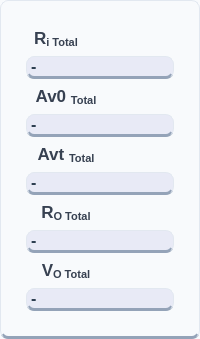
        <widget class="QFrame" name="frameTotals">
         <property name="sizePolicy">
          <sizepolicy hsizetype="Preferred" vsizetype="Preferred">
           <horstretch>0</horstretch>
           <verstretch>0</verstretch>
          </sizepolicy>
         </property>
         <property name="minimumSize">
          <size>
           <width>120</width>
           <height>80</height>
          </size>
         </property>
         <property name="maximumSize">
          <size>
           <width>16777215</width>
           <height>16777215</height>
          </size>
         </property>
         <property name="styleSheet">
          <string notr="true">background-color: #f8fafc;
color: #334155;
border-radius: 8px;
border: 1px solid #e2e8f0;
border-bottom: 3px solid #94a3b8;
font-family: 'Inter', sans-serif;</string>
         </property>
         <property name="frameShape">
          <enum>QFrame::Shape::StyledPanel</enum>
         </property>
         <layout class="QVBoxLayout" name="verticalLayout_16">
          <property name="spacing">
           <number>5</number>
          </property>
          <property name="leftMargin">
           <number>25</number>
          </property>
          <property name="topMargin">
           <number>25</number>
          </property>
          <property name="rightMargin">
           <number>25</number>
          </property>
          <property name="bottomMargin">
           <number>25</number>
          </property>
          <item>
           <widget class="QLabel" name="labelIconRiTotal">
            <property name="sizePolicy">
             <sizepolicy hsizetype="Expanding" vsizetype="Fixed">
              <horstretch>0</horstretch>
              <verstretch>0</verstretch>
             </sizepolicy>
            </property>
            <property name="minimumSize">
             <size>
              <width>40</width>
              <height>25</height>
             </size>
            </property>
            <property name="maximumSize">
             <size>
              <width>60</width>
              <height>50</height>
             </size>
            </property>
            <property name="styleSheet">
             <string notr="true">QLabel {
    color: #374151;             /* The dark charcoal text from Image 1 */
    font-family: &quot;Rockwell&quot;;    /* The serif font from Image 1 */
    font-size: 13pt;
    font-weight: bold;
    background: transparent;    /* Crucial for the Image 2 flat look */
    border: none;
}</string>
            </property>
            <property name="text">
             <string>&lt;html&gt;&lt;head/&gt;&lt;body&gt;&lt;p&gt;R&lt;span style=&quot; vertical-align:sub;&quot;&gt;i Total&lt;/span&gt;&lt;/p&gt;&lt;/body&gt;&lt;/html&gt;</string>
            </property>
            <property name="alignment">
             <set>Qt::AlignmentFlag::AlignCenter</set>
            </property>
           </widget>
          </item>
          <item>
           <widget class="QLabel" name="labelOutputRiTotal">
            <property name="sizePolicy">
             <sizepolicy hsizetype="Preferred" vsizetype="Fixed">
              <horstretch>0</horstretch>
              <verstretch>0</verstretch>
             </sizepolicy>
            </property>
            <property name="minimumSize">
             <size>
              <width>100</width>
              <height>20</height>
             </size>
            </property>
            <property name="cursor">
             <cursorShape>IBeamCursor</cursorShape>
            </property>
            <property name="mouseTracking">
             <bool>false</bool>
            </property>
            <property name="styleSheet">
             <string notr="true">font-size: 16px; font-weight: bold; color: #2c3e50; background: #e8eaf6;

</string>
            </property>
            <property name="text">
             <string>-</string>
            </property>
            <property name="scaledContents">
             <bool>false</bool>
            </property>
            <property name="textInteractionFlags">
             <set>Qt::TextInteractionFlag::LinksAccessibleByMouse|Qt::TextInteractionFlag::TextSelectableByMouse</set>
            </property>
           </widget>
          </item>
          <item>
           <widget class="QLabel" name="labelIconAv0Total">
            <property name="minimumSize">
             <size>
              <width>40</width>
              <height>25</height>
             </size>
            </property>
            <property name="maximumSize">
             <size>
              <width>80</width>
              <height>50</height>
             </size>
            </property>
            <property name="styleSheet">
             <string notr="true">QLabel {
    color: #374151;             /* The dark charcoal text from Image 1 */
    font-family: &quot;Rockwell&quot;;    /* The serif font from Image 1 */
    font-size: 13pt;
    font-weight: bold;
    background: transparent;    /* Crucial for the Image 2 flat look */
    border: none;
}</string>
            </property>
            <property name="text">
             <string>&lt;html&gt;&lt;head/&gt;&lt;body&gt;&lt;p&gt;Av0 &lt;span style=&quot; vertical-align:sub;&quot;&gt;Total&lt;/span&gt;&lt;/p&gt;&lt;/body&gt;&lt;/html&gt;</string>
            </property>
            <property name="alignment">
             <set>Qt::AlignmentFlag::AlignCenter</set>
            </property>
           </widget>
          </item>
          <item>
           <widget class="QLabel" name="labelOutputAv0Total">
            <property name="sizePolicy">
             <sizepolicy hsizetype="Preferred" vsizetype="Fixed">
              <horstretch>0</horstretch>
              <verstretch>0</verstretch>
             </sizepolicy>
            </property>
            <property name="minimumSize">
             <size>
              <width>100</width>
              <height>20</height>
             </size>
            </property>
            <property name="cursor">
             <cursorShape>IBeamCursor</cursorShape>
            </property>
            <property name="mouseTracking">
             <bool>true</bool>
            </property>
            <property name="styleSheet">
             <string notr="true">font-size: 16px; font-weight: bold; color: #2c3e50; background: #e8eaf6;

</string>
            </property>
            <property name="text">
             <string>-</string>
            </property>
            <property name="textInteractionFlags">
             <set>Qt::TextInteractionFlag::LinksAccessibleByMouse|Qt::TextInteractionFlag::TextSelectableByMouse</set>
            </property>
           </widget>
          </item>
          <item>
           <widget class="QLabel" name="labelIconAvtTotal">
            <property name="sizePolicy">
             <sizepolicy hsizetype="Expanding" vsizetype="Fixed">
              <horstretch>0</horstretch>
              <verstretch>0</verstretch>
             </sizepolicy>
            </property>
            <property name="minimumSize">
             <size>
              <width>40</width>
              <height>25</height>
             </size>
            </property>
            <property name="maximumSize">
             <size>
              <width>80</width>
              <height>50</height>
             </size>
            </property>
            <property name="styleSheet">
             <string notr="true">QLabel {
    color: #374151;             /* The dark charcoal text from Image 1 */
    font-family: &quot;Rockwell&quot;;    /* The serif font from Image 1 */
    font-size: 13pt;
    font-weight: bold;
    background: transparent;    /* Crucial for the Image 2 flat look */
    border: none;
}</string>
            </property>
            <property name="text">
             <string>&lt;html&gt;&lt;head/&gt;&lt;body&gt;&lt;p&gt;Avt &lt;span style=&quot; vertical-align:sub;&quot;&gt;Total&lt;/span&gt;&lt;/p&gt;&lt;/body&gt;&lt;/html&gt;</string>
            </property>
            <property name="alignment">
             <set>Qt::AlignmentFlag::AlignCenter</set>
            </property>
           </widget>
          </item>
          <item>
           <widget class="QLabel" name="labelOutputAvtTotal">
            <property name="sizePolicy">
             <sizepolicy hsizetype="Preferred" vsizetype="Fixed">
              <horstretch>0</horstretch>
              <verstretch>0</verstretch>
             </sizepolicy>
            </property>
            <property name="minimumSize">
             <size>
              <width>100</width>
              <height>20</height>
             </size>
            </property>
            <property name="cursor">
             <cursorShape>IBeamCursor</cursorShape>
            </property>
            <property name="mouseTracking">
             <bool>true</bool>
            </property>
            <property name="styleSheet">
             <string notr="true">font-size: 16px; font-weight: bold; color: #2c3e50; background: #e8eaf6;

</string>
            </property>
            <property name="text">
             <string>-</string>
            </property>
            <property name="textInteractionFlags">
             <set>Qt::TextInteractionFlag::LinksAccessibleByMouse|Qt::TextInteractionFlag::TextSelectableByMouse</set>
            </property>
           </widget>
          </item>
          <item>
           <widget class="QLabel" name="labelIconRoTotal">
            <property name="sizePolicy">
             <sizepolicy hsizetype="Expanding" vsizetype="Fixed">
              <horstretch>40</horstretch>
              <verstretch>40</verstretch>
             </sizepolicy>
            </property>
            <property name="minimumSize">
             <size>
              <width>40</width>
              <height>25</height>
             </size>
            </property>
            <property name="maximumSize">
             <size>
              <width>80</width>
              <height>50</height>
             </size>
            </property>
            <property name="styleSheet">
             <string notr="true">QLabel {
    color: #374151;             /* The dark charcoal text from Image 1 */
    font-family: &quot;Rockwell&quot;;    /* The serif font from Image 1 */
    font-size: 13pt;
    font-weight: bold;
    background: transparent;    /* Crucial for the Image 2 flat look */
    border: none;
}</string>
            </property>
            <property name="text">
             <string>&lt;html&gt;&lt;head/&gt;&lt;body&gt;&lt;p&gt;R&lt;span style=&quot; vertical-align:sub;&quot;&gt;O Total&lt;/span&gt;&lt;/p&gt;&lt;/body&gt;&lt;/html&gt;</string>
            </property>
            <property name="alignment">
             <set>Qt::AlignmentFlag::AlignCenter</set>
            </property>
           </widget>
          </item>
          <item>
           <widget class="QLabel" name="labelOutputRoTotal">
            <property name="sizePolicy">
             <sizepolicy hsizetype="Preferred" vsizetype="Fixed">
              <horstretch>0</horstretch>
              <verstretch>0</verstretch>
             </sizepolicy>
            </property>
            <property name="minimumSize">
             <size>
              <width>100</width>
              <height>20</height>
             </size>
            </property>
            <property name="cursor">
             <cursorShape>IBeamCursor</cursorShape>
            </property>
            <property name="mouseTracking">
             <bool>true</bool>
            </property>
            <property name="styleSheet">
             <string notr="true">font-size: 16px; font-weight: bold; color: #2c3e50; background: #e8eaf6;

</string>
            </property>
            <property name="text">
             <string>-</string>
            </property>
            <property name="textInteractionFlags">
             <set>Qt::TextInteractionFlag::LinksAccessibleByMouse|Qt::TextInteractionFlag::TextSelectableByMouse</set>
            </property>
           </widget>
          </item>
          <item>
           <widget class="QLabel" name="labelIconVoTotal">
            <property name="sizePolicy">
             <sizepolicy hsizetype="Expanding" vsizetype="Fixed">
              <horstretch>0</horstretch>
              <verstretch>0</verstretch>
             </sizepolicy>
            </property>
            <property name="minimumSize">
             <size>
              <width>40</width>
              <height>25</height>
             </size>
            </property>
            <property name="maximumSize">
             <size>
              <width>80</width>
              <height>50</height>
             </size>
            </property>
            <property name="styleSheet">
             <string notr="true">QLabel {
    color: #374151;             /* The dark charcoal text from Image 1 */
    font-family: &quot;Rockwell&quot;;    /* The serif font from Image 1 */
    font-size: 13pt;
    font-weight: bold;
    background: transparent;    /* Crucial for the Image 2 flat look */
    border: none;
}</string>
            </property>
            <property name="text">
             <string>&lt;html&gt;&lt;head/&gt;&lt;body&gt;&lt;p&gt;V&lt;span style=&quot; vertical-align:sub;&quot;&gt;O Total&lt;/span&gt;&lt;/p&gt;&lt;/body&gt;&lt;/html&gt;</string>
            </property>
            <property name="alignment">
             <set>Qt::AlignmentFlag::AlignCenter</set>
            </property>
           </widget>
          </item>
          <item>
           <widget class="QLabel" name="labelOutputVoTotal">
            <property name="sizePolicy">
             <sizepolicy hsizetype="Preferred" vsizetype="Fixed">
              <horstretch>0</horstretch>
              <verstretch>0</verstretch>
             </sizepolicy>
            </property>
            <property name="minimumSize">
             <size>
              <width>100</width>
              <height>20</height>
             </size>
            </property>
            <property name="cursor">
             <cursorShape>IBeamCursor</cursorShape>
            </property>
            <property name="mouseTracking">
             <bool>true</bool>
            </property>
            <property name="styleSheet">
             <string notr="true">font-size: 16px; font-weight: bold; color: #2c3e50; background: #e8eaf6;

</string>
            </property>
            <property name="text">
             <string>-</string>
            </property>
            <property name="textInteractionFlags">
             <set>Qt::TextInteractionFlag::LinksAccessibleByMouse|Qt::TextInteractionFlag::TextSelectableByMouse</set>
            </property>
           </widget>
          </item>
         </layout>
        </widget>
